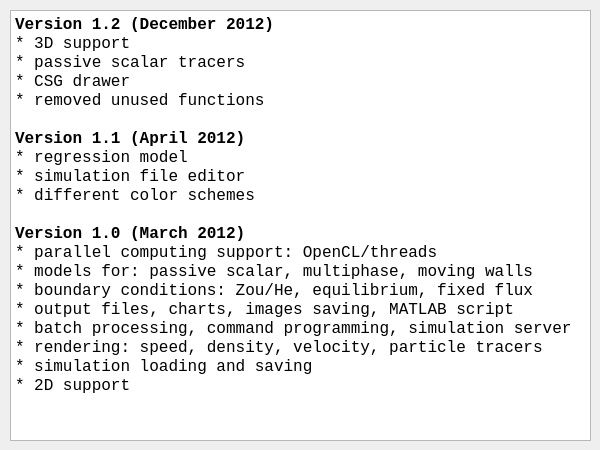
<?xml version="1.0" encoding="UTF-8"?>
<ui version="4.0">
 <class>Changes</class>
 <widget class="QDialog" name="Changes">
  <property name="geometry">
   <rect>
    <x>0</x>
    <y>0</y>
    <width>600</width>
    <height>450</height>
   </rect>
  </property>
  <property name="windowTitle">
   <string>Changes</string>
  </property>
  <widget class="QTextBrowser" name="textBrowser">
   <property name="geometry">
    <rect>
     <x>10</x>
     <y>10</y>
     <width>581</width>
     <height>431</height>
    </rect>
   </property>
   <property name="font">
    <font>
     <family>Courier New</family>
     <pointsize>12</pointsize>
    </font>
   </property>
   <property name="html">
    <string>&lt;!DOCTYPE HTML PUBLIC &quot;-//W3C//DTD HTML 4.0//EN&quot; &quot;http://www.w3.org/TR/REC-html40/strict.dtd&quot;&gt;
&lt;html&gt;&lt;head&gt;&lt;meta name=&quot;qrichtext&quot; content=&quot;1&quot; /&gt;&lt;style type=&quot;text/css&quot;&gt;
p, li { white-space: pre-wrap; }
&lt;/style&gt;&lt;/head&gt;&lt;body style=&quot; font-family:'Courier New'; font-size:12pt; font-weight:400; font-style:normal;&quot;&gt;
&lt;p style=&quot; margin-top:0px; margin-bottom:0px; margin-left:0px; margin-right:0px; -qt-block-indent:0; text-indent:0px;&quot;&gt;&lt;span style=&quot; font-weight:600;&quot;&gt;Version 1.2 (December 2012)&lt;/span&gt;&lt;/p&gt;
&lt;p style=&quot; margin-top:0px; margin-bottom:0px; margin-left:0px; margin-right:0px; -qt-block-indent:0; text-indent:0px;&quot;&gt;* 3D support&lt;/p&gt;
&lt;p style=&quot; margin-top:0px; margin-bottom:0px; margin-left:0px; margin-right:0px; -qt-block-indent:0; text-indent:0px;&quot;&gt;* passive scalar tracers&lt;/p&gt;
&lt;p style=&quot; margin-top:0px; margin-bottom:0px; margin-left:0px; margin-right:0px; -qt-block-indent:0; text-indent:0px;&quot;&gt;* CSG drawer&lt;/p&gt;
&lt;p style=&quot; margin-top:0px; margin-bottom:0px; margin-left:0px; margin-right:0px; -qt-block-indent:0; text-indent:0px;&quot;&gt;* removed unused functions&lt;/p&gt;
&lt;p style=&quot;-qt-paragraph-type:empty; margin-top:0px; margin-bottom:0px; margin-left:0px; margin-right:0px; -qt-block-indent:0; text-indent:0px;&quot;&gt;&lt;/p&gt;
&lt;p style=&quot; margin-top:0px; margin-bottom:0px; margin-left:0px; margin-right:0px; -qt-block-indent:0; text-indent:0px;&quot;&gt;&lt;span style=&quot; font-weight:600;&quot;&gt;Version 1.1 (April 2012)&lt;/span&gt;&lt;/p&gt;
&lt;p style=&quot; margin-top:0px; margin-bottom:0px; margin-left:0px; margin-right:0px; -qt-block-indent:0; text-indent:0px;&quot;&gt;* regression model&lt;/p&gt;
&lt;p style=&quot; margin-top:0px; margin-bottom:0px; margin-left:0px; margin-right:0px; -qt-block-indent:0; text-indent:0px;&quot;&gt;* simulation file editor&lt;/p&gt;
&lt;p style=&quot; margin-top:0px; margin-bottom:0px; margin-left:0px; margin-right:0px; -qt-block-indent:0; text-indent:0px;&quot;&gt;* different color schemes&lt;/p&gt;
&lt;p style=&quot;-qt-paragraph-type:empty; margin-top:0px; margin-bottom:0px; margin-left:0px; margin-right:0px; -qt-block-indent:0; text-indent:0px;&quot;&gt;&lt;/p&gt;
&lt;p style=&quot; margin-top:0px; margin-bottom:0px; margin-left:0px; margin-right:0px; -qt-block-indent:0; text-indent:0px;&quot;&gt;&lt;span style=&quot; font-weight:600;&quot;&gt;Version 1.0 (March 2012)&lt;/span&gt;&lt;/p&gt;
&lt;p style=&quot; margin-top:0px; margin-bottom:0px; margin-left:0px; margin-right:0px; -qt-block-indent:0; text-indent:0px;&quot;&gt;* parallel computing support: OpenCL/threads&lt;/p&gt;
&lt;p style=&quot; margin-top:0px; margin-bottom:0px; margin-left:0px; margin-right:0px; -qt-block-indent:0; text-indent:0px;&quot;&gt;* models for: passive scalar, multiphase, moving walls&lt;/p&gt;
&lt;p style=&quot; margin-top:0px; margin-bottom:0px; margin-left:0px; margin-right:0px; -qt-block-indent:0; text-indent:0px;&quot;&gt;* boundary conditions: Zou/He, equilibrium, fixed flux&lt;/p&gt;
&lt;p style=&quot; margin-top:0px; margin-bottom:0px; margin-left:0px; margin-right:0px; -qt-block-indent:0; text-indent:0px;&quot;&gt;* output files, charts, images saving, MATLAB script&lt;/p&gt;
&lt;p style=&quot; margin-top:0px; margin-bottom:0px; margin-left:0px; margin-right:0px; -qt-block-indent:0; text-indent:0px;&quot;&gt;* batch processing, command programming, simulation server&lt;/p&gt;
&lt;p style=&quot; margin-top:0px; margin-bottom:0px; margin-left:0px; margin-right:0px; -qt-block-indent:0; text-indent:0px;&quot;&gt;* rendering: speed, density, velocity, particle tracers&lt;/p&gt;
&lt;p style=&quot; margin-top:0px; margin-bottom:0px; margin-left:0px; margin-right:0px; -qt-block-indent:0; text-indent:0px;&quot;&gt;* simulation loading and saving&lt;/p&gt;
&lt;p style=&quot; margin-top:0px; margin-bottom:0px; margin-left:0px; margin-right:0px; -qt-block-indent:0; text-indent:0px;&quot;&gt;* 2D support&lt;/p&gt;
&lt;p style=&quot;-qt-paragraph-type:empty; margin-top:0px; margin-bottom:0px; margin-left:0px; margin-right:0px; -qt-block-indent:0; text-indent:0px;&quot;&gt;&lt;/p&gt;&lt;/body&gt;&lt;/html&gt;</string>
   </property>
  </widget>
 </widget>
 <resources/>
 <connections/>
</ui>
